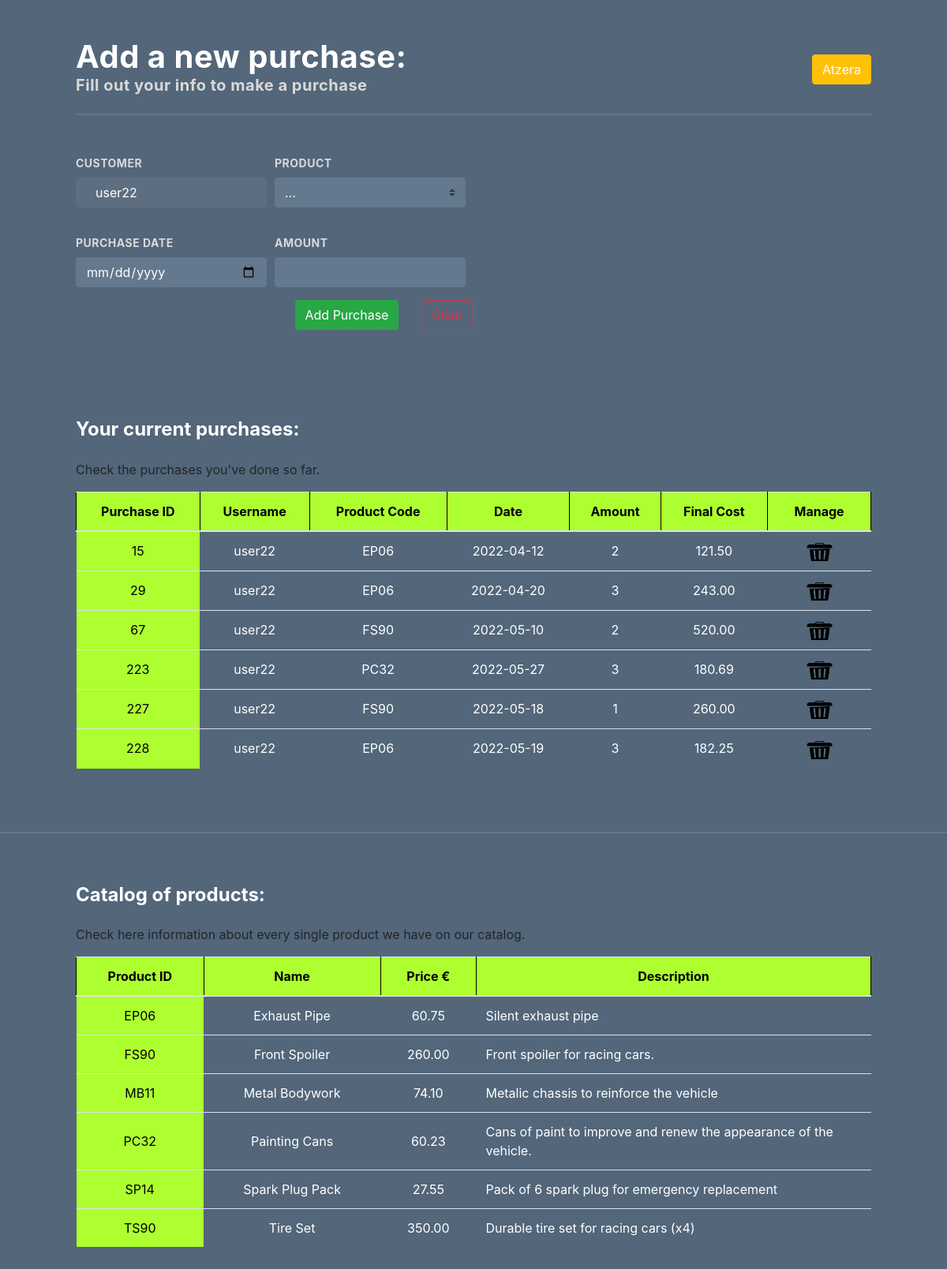
/Markup_Language/finalVersion/newPurchaseFinalForm.php (signed in), run on the app's committed database.
### tables this page shows
CREATE TABLE `purchase` (
  `id_Purchase` int(50) NOT NULL,
  `cust_Username` varchar(50) NOT NULL,
  `prod_ID` varchar(50) NOT NULL,
  `Date` date NOT NULL,
  `Amount` int(50) NOT NULL,
  `Final_Cost` double(10,2) NOT NULL
);

CREATE TABLE `product` (
  `id_Product` varchar(50) NOT NULL,
  `Name` varchar(50) NOT NULL,
  `Price` double(10,2) NOT NULL,
  `Description` text NOT NULL,
  `Picture` varchar(500) NOT NULL
);

### Markup_Language/finalVersion/newPurchaseFinalForm.php (the view, shortened to what this page needs)
<!DOCTYPE html>
<html lang="en">
<head>
    <link rel="stylesheet" href="https://cdn.jsdelivr.net/npm/bootstrap@4.6.1/dist/css/bootstrap.min.css">
    <link rel="stylesheet" href="newreservationform.css">
</head>
<body>
    <?php
    $currentUser = $_SESSION['usuario'];
    ?>
    <div class="p-5 mx-5">
        <div class="d-flex justify-content-between align-items-center">
            <div>
                <h1 class="font-weight-bold text-white m-0 tracking">Add a new purchase:</h1>
                <p class="font-weight-bold gray-light h5 tracking">Fill out your info to make a purchase</p>
            </div>
            <div>
                <a href="webCustomersFinal.php">
                    <button class="btn btn-warning text-white">Atzera</button>
                </a>
            </div>
        </div>
        <hr>
        <form id="form-container" action="insertNewPurchase.php" method="POST">
            <div class="form-row w-50 mt-5">
                <div class="col form-group">
                    <label for="currentUser" class="text-uppercase font-weight-bold gray-light tracking fs-6">Customer</label>
                    <input type="text" id="currentUser" class="form-control form-bg-blue text-white" disabled placeholder="<?php echo $currentUser ?>">
                </div>
                <div class="col form-group">
                    <label for="currentUser" class="text-uppercase font-weight-bold gray-light tracking fs-6">Product</label>
                    <select name="productChoices" class="custom-select form-bg-blue text-white mb-3">
                        <option selected>...</option>
                    </select>
                </div>
            </div>
            <div class="form-row w-50">
                <div class="col form-group">
                    <label for="datepicker" class="text-uppercase font-weight-bold gray-light tracking fs-6">purchase date</label>
                    <input id="datepicker" type="date" name="dateOfNewPurchase" placeholder="specify date" class="formAlign custom-select-date" required/>
                </div>
                <div class="col form-group">
                    <label for="currentUser" class="text-uppercase font-weight-bold gray-light tracking fs-6">Amount</label>
                    <input name="amountUnits" type="number" class="custom-select-date" required>
                </div>
            </div>
            <div class="form-group w-50 text-right">
                <input class="btn btn-success mr-4" name="send" type="submit" value="Add Purchase">
                <input class="btn btn-outline-danger" type="reset" value="Clear">
            </div>
        </form>
    </div>
    <div class="p-5 mx-5">
        <div>
            <?php
            $link = connectDataBase();
            $emaitza = mysqli_query($link, "select * from purchase where cust_Username = '$currentUser'");
            ?>
            <h4 class="font-weight-bold text-left mb-4" style="color:white;">Your current purchases:</h4>
            <p>Check the purchases you've done so far.</p>
            <table class="table table-blue rounded-lg tableMove" style="text-align:center;margin-left:auto; margin-right:50%;">
                <colgroup>
                    <col span="1" style="background-color:greenyellow">
                </colgroup>
                <thead style="vertical-align:left">
                    <tr style="text-align:center">
                        <th style="color:black;">Purchase ID</th>
                        <th>Username</th>
                        <th>Product Code</th>
                        <th>Date</th>
                        <th>Amount</th>
                        <th>Final Cost</th>
                        <th>Manage</th>
                    </tr>
                    <?php
                    while ($erregistroa = mysqli_fetch_array($emaitza)) {
                        printf("<tr >
                      <td style='color:black;'>%d</td>
                      <td>%s</td>
                      <td>%s</td>
                      <td>%s</td>
                      <td>%d</td>
                      <td>%.2f</td>
                      <td>
                          <a href='deleteAdvanced.php?purchaseIdentifier=%s'>
                            <img src='../finalVersion/img/deleteImage.png' width='75px' height='23px' align='center'></img>
                          </a>
                      </td>
                    </tr>", $erregistroa[0], $erregistroa[1], $erregistroa[2], $erregistroa[3], $erregistroa[4], $erregistroa[5], $erregistroa[0]);
                    }
                    ?>
                </thead>
            </table>
        </div>
    </div>
    <hr />
    <div class="p-5 mx-5">
        <div>
            <?php
            $link = connectDataBase();
            $emaitza = mysqli_query($link, "select * from product");
            ?>
            <h4 class="font-weight-bold text-left mb-4" style="color:white;">Catalog of products:</h4>
            <p>Check here information about every single product we have on our catalog.</p>
            <table class="table table-blue rounded-lg tableMove" style="text-align:center;margin-left:auto; margin-right:50%;">
                <colgroup>
                    <col span="1" style="background-color:greenyellow">
                </colgroup>
                <thead>
                    <tr>
                        <th>Product ID</th>
                        <th>Name</th>
                        <th>Price €</th>
                        <th>Description</th>
                    </tr>
                </thead>
                <?php
                while ($erregistroa = mysqli_fetch_array($emaitza)) {
                    printf("<tr>
                        <td style='vertical-align:middle;color:black;'>%s</td>
                        <td style='vertical-align:middle'>%s</td>
                        <td style='vertical-align:middle'>%.2f</td>
                        <td style='text-align:left;vertical-align:middle;width:500px;'>%s</td>
                    </tr>", $erregistroa[0], $erregistroa[1], $erregistroa[2], $erregistroa[3]);
                }
                ?>
            </table>
        </div>
    </div>
</body>
</html>

### Markup_Language/finalVersion/newReservationForm.css (style rules this page uses)
* { box-sizing: border-box; padding: 0; margin: 0; }
.tracking { letter-spacing: 0.5px; }
.gray-light { color: #d9d9d9; }
.fs-6 { font-size: 14px; }
.form-bg-blue { background-color: #64788e; border-color: #64788e; }
.form-control::placeholder { display: block; width: 100%; height: calc(1.5em + 0.75rem + 2px); padding: 0.375rem 0.75rem; font-size: 1rem; font-weight: 400; line-height: 1.5; color: white; background-clip: padding-box; border-radius: 0.25rem; transition: border-color 0.15s ease-in-out, box-shadow 0.15s ease-in-out; }
.form-control:disabled { background-color: #5d6e81; border-color: #5d6e81; color: white; }
.custom-select-date { display: inline-block; width: 100%; height: calc(1.5em + 0.75rem + 2px); padding: 6px 12px; font-size: 1rem; font-weight: 400; line-height: 1.5; color: white; vertical-align: middle; background-color: #64788e; border: 1px solid #647991; border-radius: 0.25rem; -webkit-appearance: none; -moz-appearance: none; appearance: none; }
#form-container { animation: 1s ease-out 0s 1 slideInFromLeft; }
hr { margin-top: 1rem; margin-bottom: 1rem; border: 0; border-top: 2px solid rgba(255, 255, 255, 0.1); }

### Markup_Language/finalVersion/newPurchaseFinalForm.php (style rules this page uses)
body { max-width: 100%; overflow-x: hidden; font-family: 'Inter', sans-serif; background-color: #53667A; }
th { border: 1px solid black; border-collapse: collapse; background-color: greenyellow; color: black; }
td { color:white; }

### data on the page
purchase: id_Purchase "15", cust_Username "user22", prod_ID "EP06", Date "2022-04-12", Amount "2", Final_Cost "121.50"
purchase: id_Purchase "29", cust_Username "user22", prod_ID "EP06", Date "2022-04-20", Amount "3", Final_Cost "243.00"
purchase: id_Purchase "67", cust_Username "user22", prod_ID "FS90", Date "2022-05-10", Amount "2", Final_Cost "520.00"
purchase: id_Purchase "223", cust_Username "user22", prod_ID "PC32", Date "2022-05-27", Amount "3", Final_Cost "180.69"
purchase: id_Purchase "227", cust_Username "user22", prod_ID "FS90", Date "2022-05-18", Amount "1", Final_Cost "260.00"
purchase: id_Purchase "228", cust_Username "user22", prod_ID "EP06", Date "2022-05-19", Amount "3", Final_Cost "182.25"
product: id_Product "EP06", Name "Exhaust Pipe", Price "60.75", Description "Silent exhaust pipe"
product: id_Product "FS90", Name "Front Spoiler", Price "260.00", Description "Front spoiler for racing cars."
product: id_Product "MB11", Name "Metal Bodywork", Price "74.10", Description "Metalic chassis to reinforce the vehicle"
product: id_Product "PC32", Name "Painting Cans", Price "60.23", Description "Cans of paint to improve and renew the appearance of the vehicle."
product: id_Product "SP14", Name "Spark Plug Pack", Price "27.55", Description "Pack of 6 spark plug for emergency replacement"
product: id_Product "TS90", Name "Tire Set", Price "350.00", Description "Durable tire set for racing cars (x4)"
